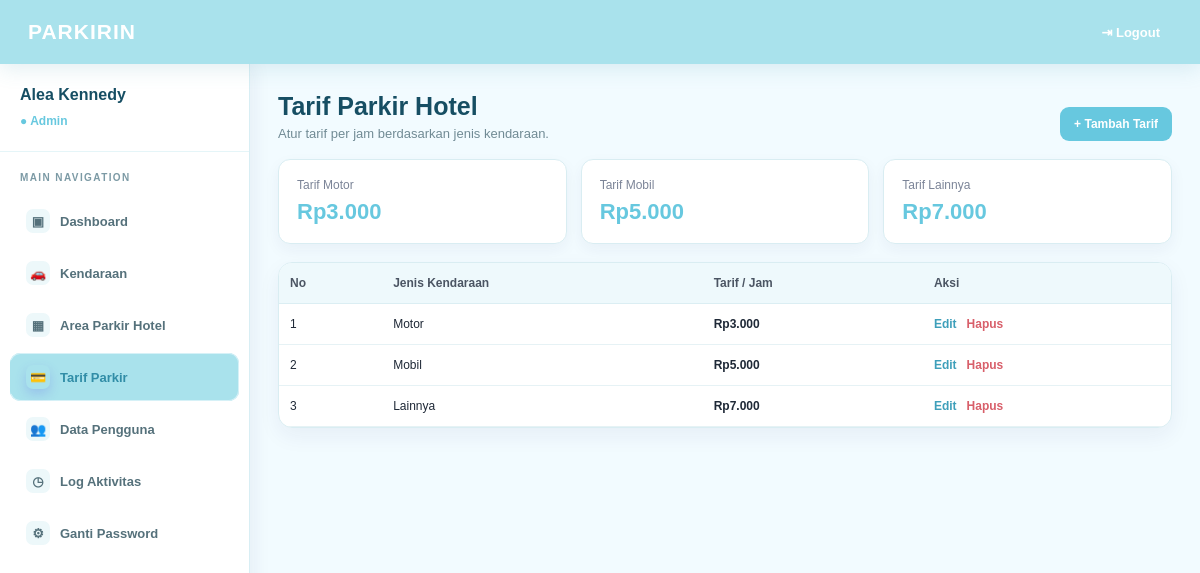
/index.php?page=tarif (signed in), run on the app's committed database.
### tables this page shows
CREATE TABLE tb_tarif (
  id_tarif INT(11) NOT NULL AUTO_INCREMENT,
  jenis_kendaraan ENUM('motor','mobil','lainnya') NOT NULL,
  tarif_per_jam DECIMAL(10,0) NOT NULL DEFAULT 0,
  PRIMARY KEY (id_tarif),
  UNIQUE KEY uq_tarif_jenis (jenis_kendaraan)
);

### models/tarif.php (called while the page is built, shortened)
<?php
class Tarif
{
    private $conn;
    public function __construct($conn)
    {
        $this->conn = $conn;
    }
    public function getAll()
    {
        return mysqli_query($this->conn, "SELECT * FROM tb_tarif ORDER BY id_tarif ASC");
    }
}
?>

### views/tarif/index.php (the view, shortened to what this page needs)
<?php
require_once __DIR__ . '/../../config/auth.php';
?>
<!DOCTYPE html>
<html lang="id">
    <head>
        <link rel="stylesheet" href="assets/css/style.css">
    </head>
    <body>
        <header class="topbar fade-in">
            <div class="logo">PARKIRIN</div>
            <a href="controller/logout.php" onclick="return confirm('Anda yakin ingin logout dari akun ini?');">⇥ Logout</a>
        </header>
        <div class="layout">
            <aside class="sidebar fade-in">
                <div class="profile">
                    <h3><?= htmlspecialchars($_SESSION['nama']); ?></h3>
                    <span>● <?= ucfirst(htmlspecialchars($_SESSION['level'])); ?></span>
                </div>
                <div class="nav-title">MAIN NAVIGATION</div>
                <nav>
                </nav>
            </aside>
            <main class="content">
                <div class="page-header">
                    <div>
                        <h1>Tarif Parkir Hotel</h1>
                        <p>Atur tarif per jam berdasarkan jenis kendaraan.</p>
                    </div>
                    <div class="actions">
                        <a class="btn btn-green" href="index.php?page=tarif&aksi=tambah">+ Tambah Tarif</a>
                    </div>
                </div>
                <div class="summary-grid">
                    <?php
                    $ringkas = array();
                    while ($t = mysqli_fetch_assoc($dataTarif)) {
                        $ringkas[$t['jenis_kendaraan']] = (int) $t['tarif_per_jam'];
                    }
                    ?>
                    <div class="summary-box">
                        <span>Tarif Motor</span>
                        <strong>Rp<?= number_format(isset($ringkas['motor'])?$ringkas['motor']:0,0,',','.'); ?></strong>
                    </div>
                    <div class="summary-box">
                        <span>Tarif Mobil</span>
                        <strong>Rp<?= number_format(isset($ringkas['mobil'])?$ringkas['mobil']:0,0,',','.'); ?></strong>
                    </div>
                    <div class="summary-box">
                        <span>Tarif Lainnya</span>
                        <strong>Rp<?= number_format(isset($ringkas['lainnya'])?$ringkas['lainnya']:0,0,',','.'); ?></strong>
                    </div>
                </div>
                <?php mysqli_data_seek($dataTarif,0); ?>
                <div class="table-card">
                    <table class="crud-table">
                        <thead>
                            <tr>
                                <th>No</th>
                                <th>Jenis Kendaraan</th>
                                <th>Tarif / Jam</th>
                                <th>Aksi</th>
                            </tr>
                        </thead>
                        <tbody>
                            <?php
                            $no = 1;
                            while ($row = mysqli_fetch_assoc($dataTarif)):
                            ?>
                            <tr>
                                <td><?= $no++; ?></td>
                                <td><?= ucfirst(htmlspecialchars($row['jenis_kendaraan'])); ?></td>
                                <td>
                                    <b>Rp<?= number_format((int)$row['tarif_per_jam'],0,',','.'); ?></b>
                                </td>
                                <td class="action-cell">
                                    <a
                                        class="link-edit"
                                        href="index.php?page=tarif&aksi=edit&id=<?= (int)$row['id_tarif']; ?>"
                                    >
                                        Edit
                                    </a>
                                    <a
                                        class="link-delete"
                                        href="index.php?page=tarif&aksi=hapus&id=<?= (int)$row['id_tarif']; ?>"
                                        onclick="return confirm('Anda yakin ingin menghapus tarif ini?');"
                                    >
                                        Hapus
                                    </a>
                                </td>
                            </tr>
                        <?php endwhile; ?>
                    </tbody>
                </table>
            </div>
        </main>
    </div>
</body>
</html>

### assets/css/style.css (style rules this page uses)
* { box-sizing: border-box; }
html { scroll-behavior: smooth; }
body { margin: 0; font-family: Arial, Helvetica, sans-serif; background: #f2fbff; color: #1f2937; }
a, button, input, select { transition: all 0.25s ease; }
a { color: inherit; }
.fade-in { animation: fadeIn 0.45s ease both; }
.topbar { min-height: 64px; background: #a9e2ec; color: #ffffff; display: flex; align-items: center; justify-content: space-between; padding: 0 28px; box-shadow: 0 5px 20px rgba(77, 155, 174, 0.16); position: sticky; top: 0; z-index: 20; }
.logo { font-size: 21px; font-weight: 900; letter-spacing: 1px; }
.topbar a { text-decoration: none; font-size: 13px; font-weight: 700; padding: 9px 12px; border-radius: 9px; }
.layout { display: flex; min-height: calc(100vh - 64px); }
.sidebar { width: 250px; background: #ffffff; border-right: 1px solid #d8eef4; box-shadow: 4px 0 18px rgba(36, 42, 80, 0.06); flex-shrink: 0; }
.profile { padding: 22px 20px; border-bottom: 1px solid #e5f5f8; }
.profile h3 { margin: 0 0 7px; font-size: 16px; color: #164e63; }
.profile span { color: #67c8df; font-size: 12px; font-weight: 800; }
.nav-title { color: #7c9aa5; font-size: 10px; letter-spacing: 1.4px; font-weight: 800; padding: 20px 20px 10px; }
.content { flex: 1; padding: 28px; animation: fadeIn 0.45s ease both; min-width: 0; }
.content h1 { margin: 0 0 20px; font-size: 25px; color: #164e63; }
.page-header { display: flex; justify-content: space-between; align-items: flex-end; gap: 15px; margin-bottom: 18px; }
.page-header h1 { margin: 0 0 5px; font-size: 25px; color: #164e63; }
.page-header p { margin: 0; color: #718b95; font-size: 13px; }
.actions { white-space: nowrap; }
.btn { display: inline-block; padding: 10px 14px; border-radius: 9px; text-decoration: none; font-size: 12px; font-weight: 700; border: 0; cursor: pointer; }
.btn-green { background: #67c8df; color: #ffffff; }
.table-card, .form-card, .report-card { background: #ffffff; border: 1px solid #d9edf2; border-radius: 14px; box-shadow: 0 8px 22px rgba(31, 41, 95, 0.06); }
.table-card { overflow-x: auto; }
table.crud-table { width: 100%; border-collapse: collapse; }
table.crud-table th { background: #eef9fc; color: #4b5563; padding: 13px 11px; border-bottom: 1px solid #dbeef3; font-size: 12px; text-align: left; white-space: nowrap; }
table.crud-table td { padding: 13px 11px; border-bottom: 1px solid #e6f2f5; font-size: 12px; }
table.crud-table tbody tr { animation: rowIn 0.35s ease both; }
.action-cell { white-space: nowrap; }
.link-edit { color: #3e9fba; text-decoration: none; font-weight: 700; }
.link-delete { color: #d85f6a; text-decoration: none; font-weight: 700; }
.summary-grid { display: grid; grid-template-columns: repeat(3, 1fr); gap: 14px; margin-bottom: 18px; }
.summary-box { background: #ffffff; padding: 18px; border: 1px solid #d9edf2; border-radius: 12px; box-shadow: 0 6px 16px rgba(31, 41, 95, 0.05); }
.summary-box span { display: block; color: #7b8497; font-size: 12px; margin-bottom: 7px; }
.summary-box strong { font-size: 22px; color: #67c8df; }

### data on the page
tb_tarif: jenis_kendaraan "Motor", tarif_per_jam "3.000"
tb_tarif: jenis_kendaraan "Mobil", tarif_per_jam "5.000"
tb_tarif: jenis_kendaraan "Lainnya", tarif_per_jam "7.000"

### other printed values
$_SESSION['nama'] "Alea Kennedy"
$_SESSION['level'] "Admin"
$item['icon'] "▣"
$item['label'] "Dashboard"
$item['icon'] "🚗"
$item['label'] "Kendaraan"
$item['icon'] "▦"
$item['label'] "Area Parkir Hotel"
$item['icon'] "💳"
$item['label'] "Tarif Parkir"
$item['icon'] "👥"
$item['label'] "Data Pengguna"
$item['icon'] "◷"
$item['label'] "Log Aktivitas"
isset($ringkas['motor'])?$ringkas['motor']:0 "3.000"
